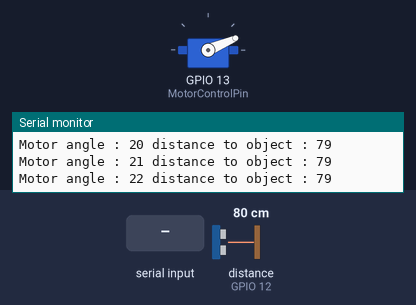
Bench run of a sketch on a simulated ESP32. Parts: servo, the last lines printed to the serial monitor. Wiring (inferred from the names in the program): ultrasonic range finder: trigger GPIO 14; echo GPIO 12. The inputs (shaded band) are chosen by the test bench; at power-on: distance to the obstacle (sensor on GPIO 12) 80 cm. The echo pulse lasts 58.3 µs per cm; nothing arrives over Bluetooth unless stated.

Above: at 1.23 s.
1.3 s: "start\n" received over Serial
At 3.1 s:
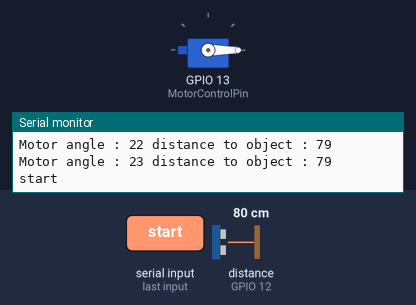
3.8 s: "start\n" received over the second serial link
At 4.58 s:
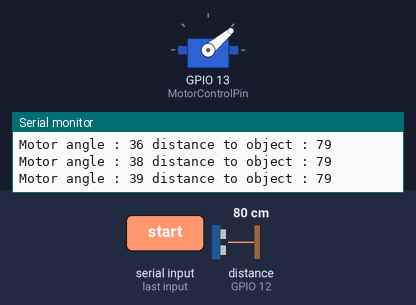
6.8 s: "5\n" received over Serial
9.3 s: "start\n" received over the second serial link
At 9.46 s:
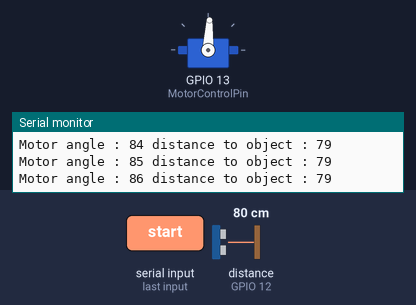
12.3 s: "5\n" received over the second serial link
13.8 s: "90\n" received over the second serial link
At 14.3 s:
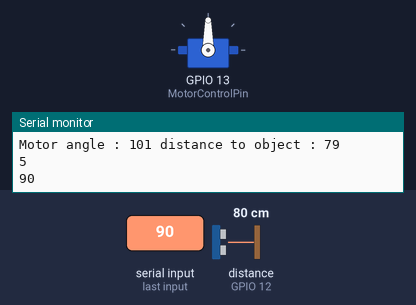
Timing chart, 0 to 16.3 s (numbered marks = the images above; inputs shaded):
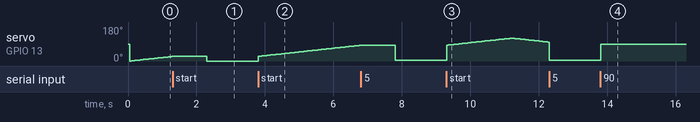

Measured:
- after the input at 3.8 s, servo on GPIO 13 (MotorControlPin): moves from 0° to 83° over 2.9 s, starting at once
- after the input at 9.3 s, servo on GPIO 13 (MotorControlPin): rises from 5° to 121° in 1.9 s, then falls to 100° in 1.1 s
- after the input at 13.8 s, servo on GPIO 13 (MotorControlPin): 5° → 90° at once

The sketch:

RadarControl.ino
```cpp
/*
 * code written by : LIM PIN
 * code vetted by : BERNARD CHUA KIM SWEE
 * Last editted : 120220 2321
 *
 * the idea behind this project is similar to a radar system however our team are trying to render the data
 * created in the physical into the digital recreation for higher level processing our team hopes that one day
 * this idea can be used in automation systems and unmanned systems for better immersion
 *
 * the code below work on a multithreaded concept and uses timeslicing to thread individual functions
 * the code below is still in developmental phase and still require a lot more testing before using it for
 * production.
 *
 * please feel free to reproduce any part of this code
 *
 * if there is any bugs spotted in the code please feel free to update this idoit at email
 * limpinpin123@gmail.com
*/

//checking board type for cross board operations
#if ARDUINO_AVR_UNO
  #include <Servo.h>
#elif ESP32
  #include <ESP32Servo.h>
  #include "BluetoothSerial.h"
#endif


void commandEvent();
String SerialBTRead();
void radarRotation();
void ultraSonicReading();
void help();

struct timeScheduling
{
  const unsigned long servoTimeSlice=50;
  const unsigned long ultraSonicTimeSlice=50;
  unsigned long servoLastTime=0;
  unsigned long ultraSonicLastTime=0;
  bool threadHalt = false;
  //TODO:Implement priority que system to allow for immediate soft interrupt
};
enum ConnType{serial,serialBT};

//Objects
BluetoothSerial SerialBT;
Servo radarMotor;
timeScheduling multiTasking;
//Pins used


//Arduino Uno pins config
/*const int MotorControlPin = 3; //Digital Pin 3
const int ultraTriggerPin = 9;
const int ultraEchoPin = 10;*/

//ESP 32 pins config
const int MotorControlPin = 13; //Digital Pin 3
const int ultraTriggerPin = 14;
const int ultraEchoPin = 12;


//Global variables
const int motorResolution = 1;
unsigned int motorDeg=0;
unsigned long duration;
unsigned long distance;
String Message;
bool motorIncremental=true;
bool formatted =true;

void setup()
{
  pinMode(ultraTriggerPin,OUTPUT);
  pinMode(ultraEchoPin,INPUT);
  Serial.begin(115200);
  SerialBT.begin("ESP32test");
  radarMotor.attach(MotorControlPin);

}

void loop()
{
  unsigned long currentTime = millis();
  if(!multiTasking.threadHalt)
  {
    //Individual threads goes here
    if( (unsigned long)(currentTime-multiTasking.servoLastTime)>=multiTasking.servoTimeSlice)
    {
     //motor Rotating thread
     radarRotation();
    }
    if( (unsigned long)(currentTime-multiTasking.ultraSonicLastTime) >=multiTasking.ultraSonicTimeSlice)
    {
     //Sensor input thread
     ultraSonicReading();
    }
  }
  if(Serial.available()>0)
  {
    //read incoming commands from either bluetooth or serial command
    commandEvent(serial);
  }
  if(SerialBT.available()>0)
  {
   char incoming = SerialBT.read();//More efficient then readString
   if(incoming != '\n')
   {
     Message += String(incoming);
   }
   else
   {
     Message.trim(); //Cleaning out all buffer space
     commandEvent(serialBT);
   }
  }
}

void commandEvent(ConnType CT)
{
 String commands;

 switch(CT)
 {
  case serialBT:
    commands =String(Message);
    Message = "";
  break;
  case serial:
    commands = Serial.readString();
  break;
  default:
  break;

 }

 int Value = commands.toInt();
 Serial.println(commands);
 if(commands == "start" )
 {
  radarMotor.attach(MotorControlPin); // this is to reattach the motor pin on to the servo object
  multiTasking.threadHalt =false;
 }
 else if(commands == "stop")
 {
 // radarMotor.detach(); // this is to prevent the flow of power flowing into the servo
  multiTasking.threadHalt = true ;
 }
 else if(commands == "readUltra" )
 {
  ultraSonicReading();
 }
 else if(commands == "readServo" )
 {
  getRadarRotDeg();
 }
 else if (commands == "toggleFormat")
 {
  if(formatted)
   formatted = false;
  else
    formatted =true;
 }
 else if (commands =="help")
 {
  multiTasking.threadHalt = true ;
  help();
  //multiTasking.threadHalt = false ;
 }
 else if(Value>=0 && Value<=120)
 {
  radarMotor.attach(MotorControlPin);
  multiTasking.threadHalt = true;
  radarMotor.write(Value);
  //radarMotor.detach();
 }
 else
 {
  Serial.println("invalid command");
 }

}

void radarRotation()
{
  //rotation of servo motor thread

  radarMotor.write(motorDeg);
  if(motorIncremental == true && motorDeg<=120 )
  {
     motorDeg+=motorResolution; //updating the next write positing
  }
  else
  {
    motorIncremental =false;
    motorDeg-=motorResolution;
    if(motorDeg<=0) motorIncremental =true;
  }

  multiTasking.servoLastTime = millis();
}

//TODO: make a varible to turn on/ off bluetooth response
void getRadarRotDeg()
{
  //used for diagnostics
  //called in serial event
  Serial.println(radarMotor.read());
  SerialBT.println(radarMotor.read());
  //since this function is not in main cycle, millis update is not required here
}

void ultraSonicReading()
{
  //ultraSonic Reading scan cycle thread

  digitalWrite(ultraTriggerPin, LOW);
  delayMicroseconds(2); //! TODO replace this with another form of non blocking code

  // Sets the trigPin on HIGH state for 10 micro seconds
  digitalWrite(ultraTriggerPin, HIGH);
  delayMicroseconds(10);//! TODO replace this with another form of non blocking code
  digitalWrite(ultraTriggerPin, LOW);

  // Reads the echoPin, returns the sound wave travel time in microseconds
  duration = pulseIn(ultraEchoPin, HIGH);

  // Calculating the distance return is in cm
  distance= duration*0.034/2;

  if(formatted)
  {
    Serial.print("Motor angle : ");Serial.print(radarMotor.read());Serial.print(" distance to object : ");Serial.println(distance);
    SerialBT.print("Motor angle : ");SerialBT.print(radarMotor.read());SerialBT.print(" distance to object : ");SerialBT.println(distance);
  }
  else
  {
    Serial.print(radarMotor.read());Serial.print(" ");Serial.println(distance);
    SerialBT.print(radarMotor.read());SerialBT.print(" ");SerialBT.println(distance);
  }
  multiTasking.ultraSonicLastTime = millis();
}
void help()
{
  //TODO : find a way to make this for efficenct and robust
  String help = "---------------HELP---------------------------\n\nstart\n-Starts the rotation process and the scan cycle of the ultraSonic sensor and servo motor \n-works by attaching a boolean variable to track the state of the process loop \n\nstop\n-Stops the rotation process and the scan cycle of the ultraSonic sensor and servo motor\n-works by changing the boolean variable to control the process loop \n-see start function\n\n\n-reads the current ultra sonic range value \n-furthest guranteed range is 170cm (<- subjected to testings ) \n-please take note original data type for the return value is in long \n\nreadServo\n-return the current servo motor angle angle can only be from 0 to 120\n-take note that original data type is in int  \n\ntoggleFormat\n-toggle between formatted return string or non formated \n-take note that original state is formated  \n-formatted = Motor angle <angle of servo motor> distance to object : <distance of the object>  \n-Non formatted = <angle of servo motor> <distance of the object> \n\n<0-120>\n-set the angle of the servo motor to the specified angle\n-please do not exceed the range of 0-120 \n\n---------------HELP---------------------------";
  Serial.println(help);
  SerialBT.println(help);
  // I do sincerly apologise for the monstrosity above but i need to place the help list into a varible for different printing format
  // for easier reference for the help statement please do access file location : "radarProject\shared\CommandHelp.txt"
  // sorry for giving cancer :(
}
```
